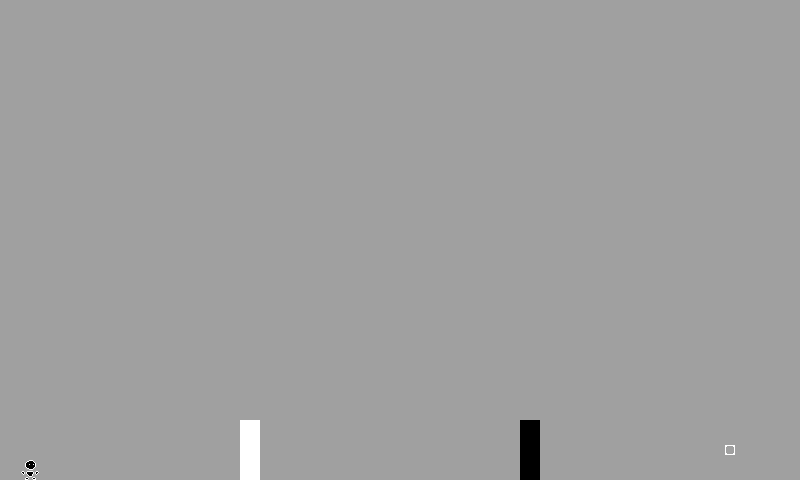

Below is a game level as drawn by its tile map, then a one-line description and the .tmx file that defines it, in full:
An orthogonal 40x24 tile map with 20x20 px tiles, 1 tile layer (Map).

<map version="1.2" tiledversion="1.2.5" orientation="orthogonal" renderorder="right-down" width="40" height="24" tilewidth="20" tileheight="20" infinite="0" backgroundcolor="#a0a0a0" nextlayerid="7" nextobjectid="1">
 <properties>
  <property name="Background" type="int" value="0" />
  <property name="Title" value="To Begin..." />
  <property name="Wrapping" type="int" value="0" />
 </properties>
 <tileset firstgid="1" name="tmx_ss" tilewidth="20" tileheight="20" tilecount="30" columns="3">
  <image source="tmx_ss.png" width="60" height="200" />
  <tile id="0" type="Player">
   <properties>
    <property name="Color" type="int" value="0" />
    <property name="Flipped" type="int" value="0" />
   </properties>
  </tile>
  <tile id="1" type="Player">
   <properties>
    <property name="Color" type="int" value="0" />
    <property name="Flipped" type="int" value="1" />
   </properties>
  </tile>
  <tile id="2" type="RGBSphere">
   <properties>
    <property name="Color" type="int" value="192" />
    <property name="Flipped" type="int" value="0" />
   </properties>
  </tile>
  <tile id="3" type="Block">
   <properties>
    <property name="Color" type="int" value="0" />
    <property name="Flipped" type="int" value="0" />
   </properties>
  </tile>
  <tile id="4" type="Block">
   <properties>
    <property name="Color" type="int" value="192" />
    <property name="Flipped" type="int" value="0" />
   </properties>
  </tile>
  <tile id="5" type="Block">
   <properties>
    <property name="Color" type="int" value="255" />
    <property name="Flipped" type="int" value="0" />
   </properties>
  </tile>
  <tile id="6" type="Exit">
   <properties>
    <property name="Color" type="int" value="0" />
    <property name="Flipped" type="int" value="0" />
   </properties>
  </tile>
  <tile id="7" type="Exit">
   <properties>
    <property name="Color" type="int" value="192" />
    <property name="Flipped" type="int" value="0" />
   </properties>
  </tile>
  <tile id="8" type="Exit">
   <properties>
    <property name="Color" type="int" value="255" />
    <property name="Flipped" type="int" value="0" />
   </properties>
  </tile>
  <tile id="9" type="Pit">
   <properties>
    <property name="Color" type="int" value="0" />
    <property name="Flipped" type="int" value="0" />
   </properties>
  </tile>
  <tile id="10" type="Pit">
   <properties>
    <property name="Color" type="int" value="192" />
    <property name="Flipped" type="int" value="0" />
   </properties>
  </tile>
  <tile id="11" type="Pit">
   <properties>
    <property name="Color" type="int" value="255" />
    <property name="Flipped" type="int" value="0" />
   </properties>
  </tile>
  <tile id="12" type="Pit">
   <properties>
    <property name="Color" type="int" value="0" />
    <property name="Flipped" type="int" value="1" />
   </properties>
  </tile>
  <tile id="13" type="Pit">
   <properties>
    <property name="Color" type="int" value="192" />
    <property name="Flipped" type="int" value="1" />
   </properties>
  </tile>
  <tile id="14" type="Pit">
   <properties>
    <property name="Color" type="int" value="255" />
    <property name="Flipped" type="int" value="1" />
   </properties>
  </tile>
  <tile id="15" type="Breakable">
   <properties>
    <property name="Color" type="int" value="0" />
    <property name="Flipped" type="int" value="0" />
   </properties>
  </tile>
  <tile id="16" type="Breakable">
   <properties>
    <property name="Color" type="int" value="192" />
    <property name="Flipped" type="int" value="0" />
   </properties>
  </tile>
  <tile id="17" type="Breakable">
   <properties>
    <property name="Color" type="int" value="255" />
    <property name="Flipped" type="int" value="0" />
   </properties>
  </tile>
  <tile id="18" type="Breakable">
   <properties>
    <property name="Color" type="int" value="0" />
    <property name="Flipped" type="int" value="1" />
   </properties>
  </tile>
  <tile id="19" type="Breakable">
   <properties>
    <property name="Color" type="int" value="192" />
    <property name="Flipped" type="int" value="1" />
   </properties>
  </tile>
  <tile id="20" type="Breakable">
   <properties>
    <property name="Color" type="int" value="255" />
    <property name="Flipped" type="int" value="1" />
   </properties>
  </tile>
  <tile id="21" type="Jumpad">
   <properties>
    <property name="Color" type="int" value="0" />
    <property name="Flipped" type="int" value="0" />
   </properties>
  </tile>
  <tile id="22" type="Jumpad">
   <properties>
    <property name="Color" type="int" value="192" />
    <property name="Flipped" type="int" value="0" />
   </properties>
  </tile>
  <tile id="23" type="Jumpad">
   <properties>
    <property name="Color" type="int" value="255" />
    <property name="Flipped" type="int" value="0" />
   </properties>
  </tile>
  <tile id="24" type="Jumpad">
   <properties>
    <property name="Color" type="int" value="0" />
    <property name="Flipped" type="int" value="1" />
   </properties>
  </tile>
  <tile id="25" type="Jumpad">
   <properties>
    <property name="Color" type="int" value="192" />
    <property name="Flipped" type="int" value="1" />
   </properties>
  </tile>
  <tile id="26" type="Jumpad">
   <properties>
    <property name="Color" type="int" value="255" />
    <property name="Flipped" type="int" value="1" />
   </properties>
  </tile>
  <tile id="27" type="KillBlock">
   <properties>
    <property name="Color" type="int" value="192" />
    <property name="Flipped" type="int" value="0" />
   </properties>
  </tile>
  <tile id="28" type="Flipad">
   <properties>
    <property name="Color" type="int" value="192" />
    <property name="Flipped" type="int" value="0" />
   </properties>
  </tile>
  <tile id="29" type="Flipad">
   <properties>
    <property name="Color" type="int" value="255" />
    <property name="Flipped" type="int" value="0" />
   </properties>
  </tile>
 </tileset>
 <layer id="4" name="Map" width="40" height="24">
  <data encoding="csv">
0,0,0,0,0,0,0,0,0,0,0,0,0,0,0,0,0,0,0,0,0,0,0,0,0,0,0,0,0,0,0,0,0,0,0,0,0,0,0,0,
0,0,0,0,0,0,0,0,0,0,0,0,0,0,0,0,0,0,0,0,0,0,0,0,0,0,0,0,0,0,0,0,0,0,0,0,0,0,0,0,
0,0,0,0,0,0,0,0,0,0,0,0,0,0,0,0,0,0,0,0,0,0,0,0,0,0,0,0,0,0,0,0,0,0,0,0,0,0,0,0,
0,0,0,0,0,0,0,0,0,0,0,0,0,0,0,0,0,0,0,0,0,0,0,0,0,0,0,0,0,0,0,0,0,0,0,0,0,0,0,0,
0,0,0,0,0,0,0,0,0,0,0,0,0,0,0,0,0,0,0,0,0,0,0,0,0,0,0,0,0,0,0,0,0,0,0,0,0,0,0,0,
0,0,0,0,0,0,0,0,0,0,0,0,0,0,0,0,0,0,0,0,0,0,0,0,0,0,0,0,0,0,0,0,0,0,0,0,0,0,0,0,
0,0,0,0,0,0,0,0,0,0,0,0,0,0,0,0,0,0,0,0,0,0,0,0,0,0,0,0,0,0,0,0,0,0,0,0,0,0,0,0,
0,0,0,0,0,0,0,0,0,0,0,0,0,0,0,0,0,0,0,0,0,0,0,0,0,0,0,0,0,0,0,0,0,0,0,0,0,0,0,0,
0,0,0,0,0,0,0,0,0,0,0,0,0,0,0,0,0,0,0,0,0,0,0,0,0,0,0,0,0,0,0,0,0,0,0,0,0,0,0,0,
0,0,0,0,0,0,0,0,0,0,0,0,0,0,0,0,0,0,0,0,0,0,0,0,0,0,0,0,0,0,0,0,0,0,0,0,0,0,0,0,
0,0,0,0,0,0,0,0,0,0,0,0,0,0,0,0,0,0,0,0,0,0,0,0,0,0,0,0,0,0,0,0,0,0,0,0,0,0,0,0,
0,0,0,0,0,0,0,0,0,0,0,0,0,0,0,0,0,0,0,0,0,0,0,0,0,0,0,0,0,0,0,0,0,0,0,0,0,0,0,0,
0,0,0,0,0,0,0,0,0,0,0,0,0,0,0,0,0,0,0,0,0,0,0,0,0,0,0,0,0,0,0,0,0,0,0,0,0,0,0,0,
0,0,0,0,0,0,0,0,0,0,0,0,0,0,0,0,0,0,0,0,0,0,0,0,0,0,0,0,0,0,0,0,0,0,0,0,0,0,0,0,
0,0,0,0,0,0,0,0,0,0,0,0,0,0,0,0,0,0,0,0,0,0,0,0,0,0,0,0,0,0,0,0,0,0,0,0,0,0,0,0,
0,0,0,0,0,0,0,0,0,0,0,0,0,0,0,0,0,0,0,0,0,0,0,0,0,0,0,0,0,0,0,0,0,0,0,0,0,0,0,0,
0,0,0,0,0,0,0,0,0,0,0,0,0,0,0,0,0,0,0,0,0,0,0,0,0,0,0,0,0,0,0,0,0,0,0,0,0,0,0,0,
0,0,0,0,0,0,0,0,0,0,0,0,0,0,0,0,0,0,0,0,0,0,0,0,0,0,0,0,0,0,0,0,0,0,0,0,0,0,0,0,
0,0,0,0,0,0,0,0,0,0,0,0,0,0,0,0,0,0,0,0,0,0,0,0,0,0,0,0,0,0,0,0,0,0,0,0,0,0,0,0,
0,0,0,0,0,0,0,0,0,0,0,0,0,0,0,0,0,0,0,0,0,0,0,0,0,0,0,0,0,0,0,0,0,0,0,0,0,0,0,0,
0,0,0,0,0,0,0,0,0,0,0,0,0,0,0,0,0,0,0,0,0,0,0,0,0,0,0,0,0,0,0,0,0,0,0,0,0,0,0,0,
0,0,0,0,0,0,0,0,0,0,0,0,6,0,0,0,0,0,0,0,0,0,0,0,0,0,4,0,0,0,0,0,0,0,0,0,0,0,0,0,
0,0,0,0,0,0,0,0,0,0,0,0,6,0,0,0,0,0,0,0,0,0,0,0,0,0,4,0,0,0,0,0,0,0,0,0,9,0,0,0,
0,1,0,0,0,0,0,0,0,0,0,0,6,0,0,0,0,0,0,0,0,0,0,0,0,0,4,0,0,0,0,0,0,0,0,0,0,0,0,0
</data>
 </layer>
</map>
